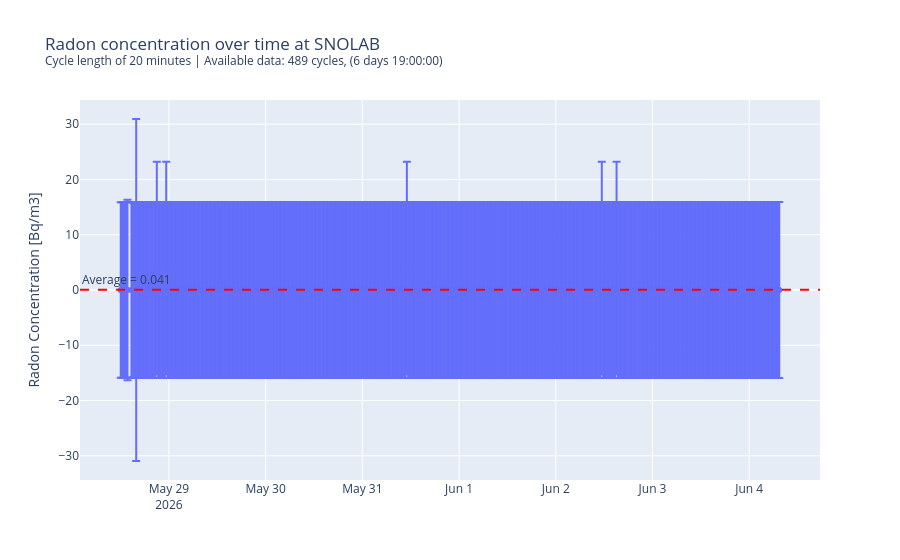

The code cell stored with this chart in its notebook:
### Markdown cell above
### Plotting data

### Code cell
# Grab your data and column names dynamically
datetime_name = rad_conc_df.columns[0]
radon_col_name = rad_conc_df.columns[1]
uncertainty_col_name = rad_conc_df.columns[2]
avg_rad_conc = rad_conc_df[radon_col_name].mean().round(3)

# Create the interactive scatter plot
# We pass the full dataframe and use column names as strings.
fig = px.scatter(
    rad_conc_df,  # Reset index so 'index' becomes a usable column name
    x=datetime_name, 
    y=radon_col_name,
    error_y=uncertainty_col_name,
    title=(
        f"Radon concentration over time at SNOLAB<br>"
        f"<sup>Cycle length of 20 minutes | Available data: {non_nan_count} cycles, ({data_time})</sup>"),
    labels={
        datetime_name: ""
    }
)

# Add the horizontal average line
fig.add_hline(
    y=avg_rad_conc, 
    line_dash="dash", 
    line_color="red",
    annotation_text=f"Average = {avg_rad_conc}", 
    annotation_position="top left"
)

# Display the interactive plot, and save as html object (you can double click to open it in any browser)
# fig.update_xaxes(tickangle=-45)
fig.write_html("my_plot.html")
fig.show()

### Figure 1 — Plotly figure (JSON) as saved in the notebook; plotly's stock layout.template omitted (floating-point values rounded to 4 significant figures; data arrays with more than 128 entries replaced by an {"elided": "..."} marker saying what was removed)
{"data": [{"error_y": {"array": {"elided": "492 float values"}}, "hovertemplate": "=%{x}<br>Radon Concentration [Bq/m3]=%{y}<extra></extra>", "legendgroup": "", "marker": {"color": "#636efa", "symbol": "circle"}, "mode": "markers", "name": "", "orientation": "v", "showlegend": false, "type": "scatter", "x": {"elided": "492 str values"}, "xaxis": "x", "y": {"elided": "492 float values"}, "yaxis": "y"}], "layout": {"annotations": [{"showarrow": false, "text": "Average = 0.041", "x": 0, "xanchor": "left", "xref": "x domain", "y": 0.041, "yanchor": "bottom", "yref": "y"}], "legend": {"tracegroupgap": 0}, "shapes": [{"line": {"color": "red", "dash": "dash"}, "type": "line", "x0": 0, "x1": 1, "xref": "x domain", "y0": 0.041, "y1": 0.041, "yref": "y"}], "title": {"text": "Radon concentration over time at SNOLAB<br><sup>Cycle length of 20 minutes | Available data: 489 cycles, (6 days 19:00:00)</sup>"}, "xaxis": {"anchor": "y", "domain": [0, 1], "title": {"text": ""}}, "yaxis": {"anchor": "x", "domain": [0, 1], "title": {"text": "Radon Concentration [Bq/m3]"}}}}
